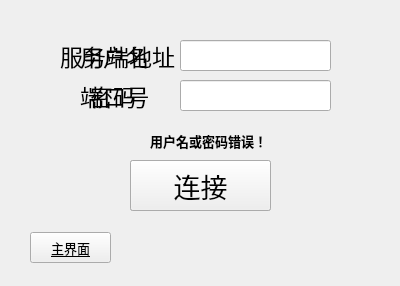
<?xml version="1.0" encoding="UTF-8"?>
<ui version="4.0">
 <class>Form</class>
 <widget class="QWidget" name="Form">
  <property name="geometry">
   <rect>
    <x>0</x>
    <y>0</y>
    <width>400</width>
    <height>286</height>
   </rect>
  </property>
  <property name="windowTitle">
   <string>Form</string>
  </property>
  <widget class="QLineEdit" name="idInput">
   <property name="geometry">
    <rect>
     <x>180</x>
     <y>40</y>
     <width>151</width>
     <height>31</height>
    </rect>
   </property>
   <property name="font">
    <font>
     <family>Consolas</family>
     <pointsize>15</pointsize>
    </font>
   </property>
   <property name="text">
    <string/>
   </property>
  </widget>
  <widget class="QLabel" name="idLabel">
   <property name="geometry">
    <rect>
     <x>80</x>
     <y>40</y>
     <width>91</width>
     <height>31</height>
    </rect>
   </property>
   <property name="font">
    <font>
     <family>微软雅黑</family>
     <pointsize>17</pointsize>
    </font>
   </property>
   <property name="text">
    <string>用户名</string>
   </property>
  </widget>
  <widget class="QLineEdit" name="pwInput">
   <property name="geometry">
    <rect>
     <x>180</x>
     <y>80</y>
     <width>151</width>
     <height>31</height>
    </rect>
   </property>
   <property name="font">
    <font>
     <family>Consolas</family>
     <pointsize>15</pointsize>
    </font>
   </property>
   <property name="text">
    <string/>
   </property>
  </widget>
  <widget class="QLabel" name="pwLabel">
   <property name="geometry">
    <rect>
     <x>90</x>
     <y>80</y>
     <width>71</width>
     <height>31</height>
    </rect>
   </property>
   <property name="font">
    <font>
     <family>微软雅黑</family>
     <pointsize>17</pointsize>
    </font>
   </property>
   <property name="text">
    <string>密码</string>
   </property>
  </widget>
  <widget class="QPushButton" name="loginButton">
   <property name="geometry">
    <rect>
     <x>130</x>
     <y>160</y>
     <width>141</width>
     <height>51</height>
    </rect>
   </property>
   <property name="font">
    <font>
     <family>微软雅黑</family>
     <pointsize>20</pointsize>
    </font>
   </property>
   <property name="text">
    <string>登录</string>
   </property>
  </widget>
  <widget class="QPushButton" name="backButton">
   <property name="geometry">
    <rect>
     <x>30</x>
     <y>232</y>
     <width>81</width>
     <height>31</height>
    </rect>
   </property>
   <property name="font">
    <font>
     <family>微软雅黑 Light</family>
     <pointsize>10</pointsize>
     <weight>50</weight>
     <italic>false</italic>
     <bold>false</bold>
     <underline>true</underline>
    </font>
   </property>
   <property name="text">
    <string>主界面</string>
   </property>
  </widget>
  <widget class="QLabel" name="errMessage">
   <property name="geometry">
    <rect>
     <x>150</x>
     <y>130</y>
     <width>131</width>
     <height>21</height>
    </rect>
   </property>
   <property name="font">
    <font>
     <pointsize>10</pointsize>
     <weight>75</weight>
     <bold>true</bold>
     <strikeout>false</strikeout>
    </font>
   </property>
   <property name="text">
    <string>用户名或密码错误！</string>
   </property>
  </widget>
  <widget class="QLabel" name="serverNameLabel">
   <property name="geometry">
    <rect>
     <x>60</x>
     <y>40</y>
     <width>121</width>
     <height>31</height>
    </rect>
   </property>
   <property name="font">
    <font>
     <family>微软雅黑</family>
     <pointsize>17</pointsize>
    </font>
   </property>
   <property name="text">
    <string>服务端地址</string>
   </property>
  </widget>
  <widget class="QLabel" name="serverPortLabel">
   <property name="geometry">
    <rect>
     <x>80</x>
     <y>80</y>
     <width>71</width>
     <height>31</height>
    </rect>
   </property>
   <property name="font">
    <font>
     <family>微软雅黑</family>
     <pointsize>17</pointsize>
    </font>
   </property>
   <property name="text">
    <string>端口号</string>
   </property>
  </widget>
  <widget class="QPushButton" name="connectButton">
   <property name="geometry">
    <rect>
     <x>130</x>
     <y>160</y>
     <width>141</width>
     <height>51</height>
    </rect>
   </property>
   <property name="font">
    <font>
     <family>微软雅黑</family>
     <pointsize>20</pointsize>
    </font>
   </property>
   <property name="text">
    <string>连接</string>
   </property>
  </widget>
 </widget>
 <resources/>
 <connections/>
</ui>
